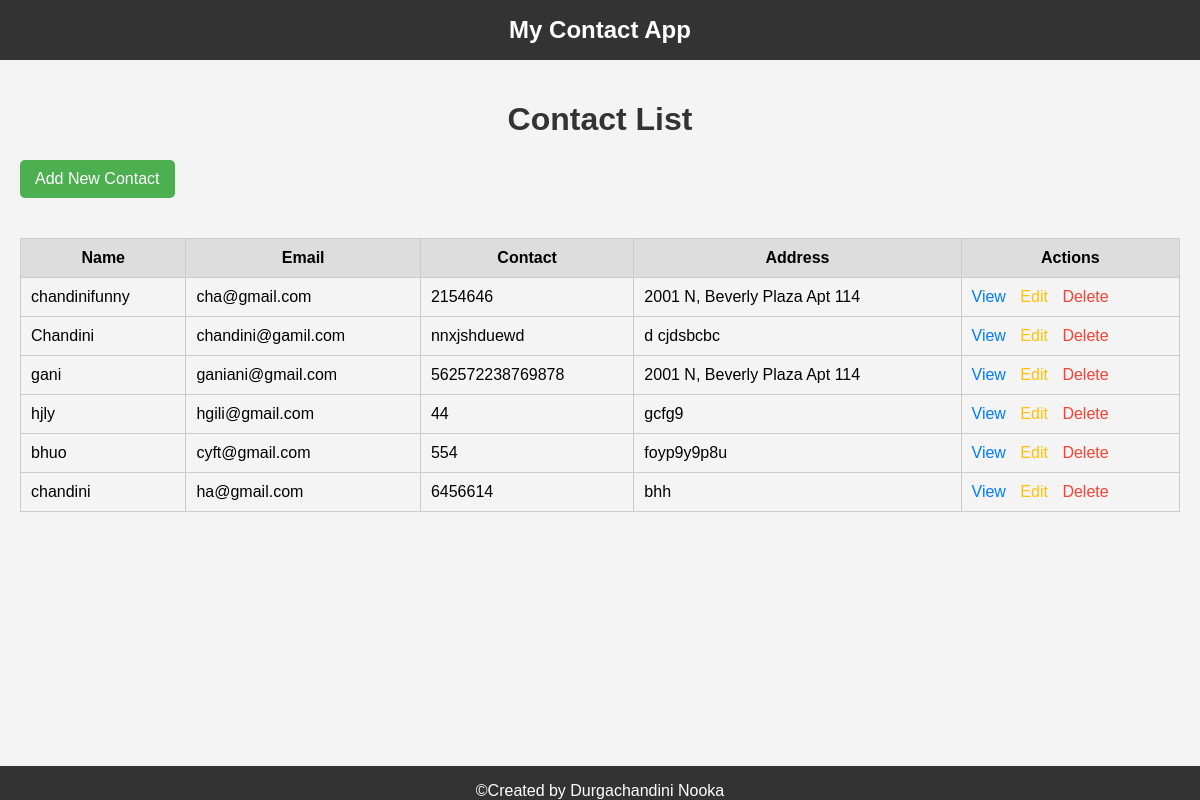
The page /contacts/ on the database as committed earlier.
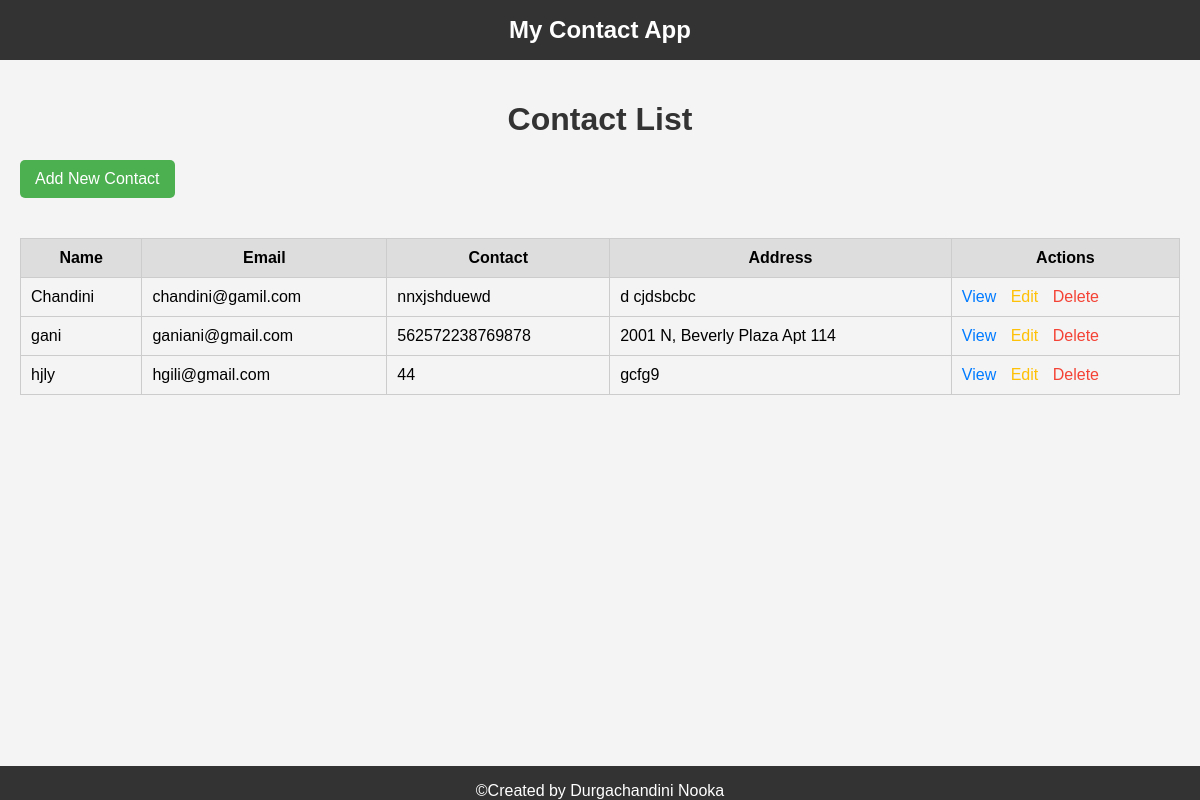
The same page on the database as committed later.
### contacts/models.py (models this page shows, shortened)
class Contact(models.Model):
    name = models.CharField(max_length=100)
    email = models.EmailField()
    phone = models.CharField(max_length=15, blank=True)
    address = models.TextField(blank=True)

### contacts/views.py (the view)
# urls.py: path('', views.list_contacts, name='list_contacts'),
def list_contacts(request):
    contacts = Contact.objects.all()
    return render(request, 'list.html', {'contacts': contacts})

### contacts/templates/list.html (shortened to what this page needs)
{% load static %}
<!DOCTYPE html>
{% load static %}
<html lang="en" style="height: 100%">
  <head>
  </head>
  <body
    style="
      font-family: Arial, sans-serif;
      background-color: #f4f4f4;
      margin: 0;
      display: flex;
      flex-direction: column;
      min-height: 100vh;
    "
  >
    <header
      style="
        background-color: #333;
        color: white;
        padding: 1rem;
        text-align: center;
      "
    >
      <h2 style="margin: 0">My Contact App</h2>
    </header>
    <main style="flex: 1; padding: 20px">
      <h1 style="color: #333; text-align: center">Contact List</h1>
      <a
        href="{% url 'create_contact' %}"
        style="
          background-color: #4caf50;
          color: white;
          padding: 10px 15px;
          text-decoration: none;
          border-radius: 5px;
          display: inline-block;
          margin-bottom: 20px;
        "
        >Add New Contact</a
      >
      <table style="width: 100%; border-collapse: collapse; margin-top: 20px">
        <tr style="background-color: #ddd">
          <th style="padding: 10px; border: 1px solid #ccc">Name</th>
          <th style="padding: 10px; border: 1px solid #ccc">Email</th>
          <th style="padding: 10px; border: 1px solid #ccc">Contact</th>
          <th style="padding: 10px; border: 1px solid #ccc">Address</th>
          <th style="padding: 10px; border: 1px solid #ccc">Actions</th>
        </tr>
        {% for contact in contacts %}
        <tr>
          <td style="padding: 10px; border: 1px solid #ccc">
            {{ contact.name }}
          </td>
          <td style="padding: 10px; border: 1px solid #ccc">
            {{ contact.email }}
          </td>
          <td style="padding: 10px; border: 1px solid #ccc">
            {{ contact.phone }}
          </td>
          <td style="padding: 10px; border: 1px solid #ccc">
            {{ contact.address }}
          </td>
          <td style="padding: 10px; border: 1px solid #ccc">
            <a
              href="{% url 'detail_contact' contact.id %}"
              style="margin-right: 10px; color: #017bff; text-decoration: none"
              >View</a
            >
            <a
              href="{% url 'edit_contact' contact.id %}"
              style="margin-right: 10px; color: #ffc107; text-decoration: none"
              >Edit</a
            >
            <a
              href="{% url 'delete_contact' contact.id %}"
              style="color: #f44336; text-decoration: none"
              >Delete</a
            >
          </td>
        </tr>
        {% endfor %}
      </table>
    <footer
      style="
      background-color: #333;
      color: white;
      position: fixed;
      left: 0;
      bottom: 0;
      width:100%;
      text-align: center;
      "
    >
      <p style="margin-bottom: 0px !important">&copy;Created by Durgachandini Nooka</p>
    </footer>
  </body>
</html>

Rows that differ between the two databases and show on the page:
removed Contact: name "chandinifunny", email "cha@gmail.com", phone "2154646", address "2001 N, Beverly Plaza Apt 114"
removed Contact: name "bhuo", email "cyft@gmail.com", phone "554", address "foyp9y9p8u"
removed Contact: name "chandini", email "ha@gmail.com", phone "6456614", address "bhh"
